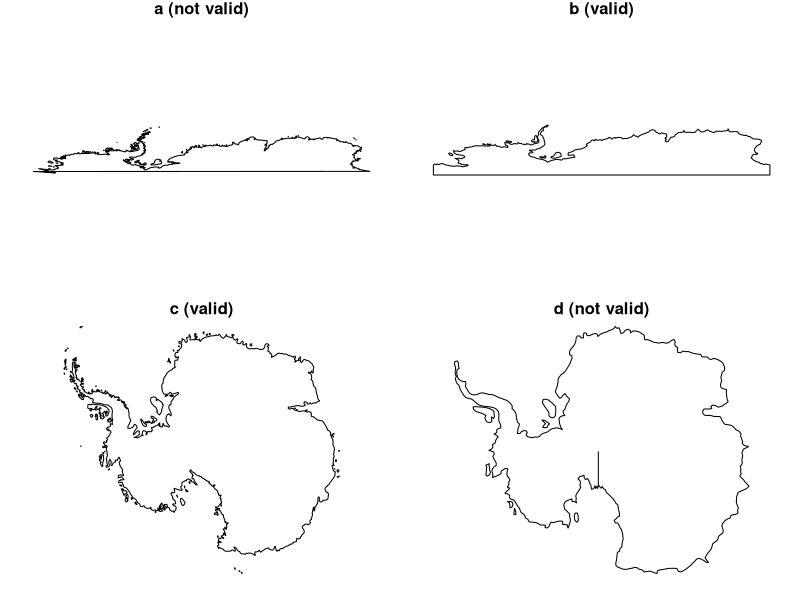

Here is the R script that generated this plot:
## ---- chunk 1
#| code-fold: true
#| collapse: false
#| out.width: 100%
library(sf) |> suppressPackageStartupMessages()
library(maps) |> suppressPackageStartupMessages()
library(dplyr) |> suppressPackageStartupMessages()
map(fill = TRUE, plot = FALSE) |>
  st_as_sf() |>
  filter(ID == "Antarctica") -> a
st_bbox(a)
## ---- chunk 2
#| code-fold: true
#| collapse: false
library(s2)
s2_bounds_cap(a)
## ---- chunk 3
#| code-fold: true
#| collapse: false
s2_bounds_rect(a)
## ---- chunk 4
#| code-fold: true
#| collapse: false
map(fill = TRUE, plot = FALSE) |>
  st_as_sf() |>
  filter(ID == "Fiji") -> Fiji
st_bbox(Fiji)
## ---- chunk 5
#| code-fold: true
#| collapse: false
s2_bounds_rect(Fiji)
## ---- chunk 6
#| code-fold: true
#| out.height: 70%
#| fig.cap: "Antarctica polygon, (a, c): _not_ passing through `POINT(-180 -90)`; (b, d): passing through `POINT(-180 -90)` and `POINT(180 -90)`"
# maps:
par(mfrow = c(2,2))
par(mar = c(1,1.2,1,1))
m <- st_as_sf(map(fill=TRUE, plot=FALSE))
m <- m[m$ID == "Antarctica", ]
plot(st_geometry(m), asp = 2)
title("a (not valid)")
# ne:
library(rnaturalearth)
ne <- ne_countries(returnclass = "sf")
ne <- ne[ne$region_un == "Antarctica", "region_un"]
plot(st_geometry(ne), asp = 2)
title("b (valid)")
# 3031
m |>
  st_geometry() |>
  st_transform(3031) |>
  plot()
title("c (valid)")
ne |>
  st_geometry() |>
  st_transform(3031) |>
  plot()
title("d (not valid)")
